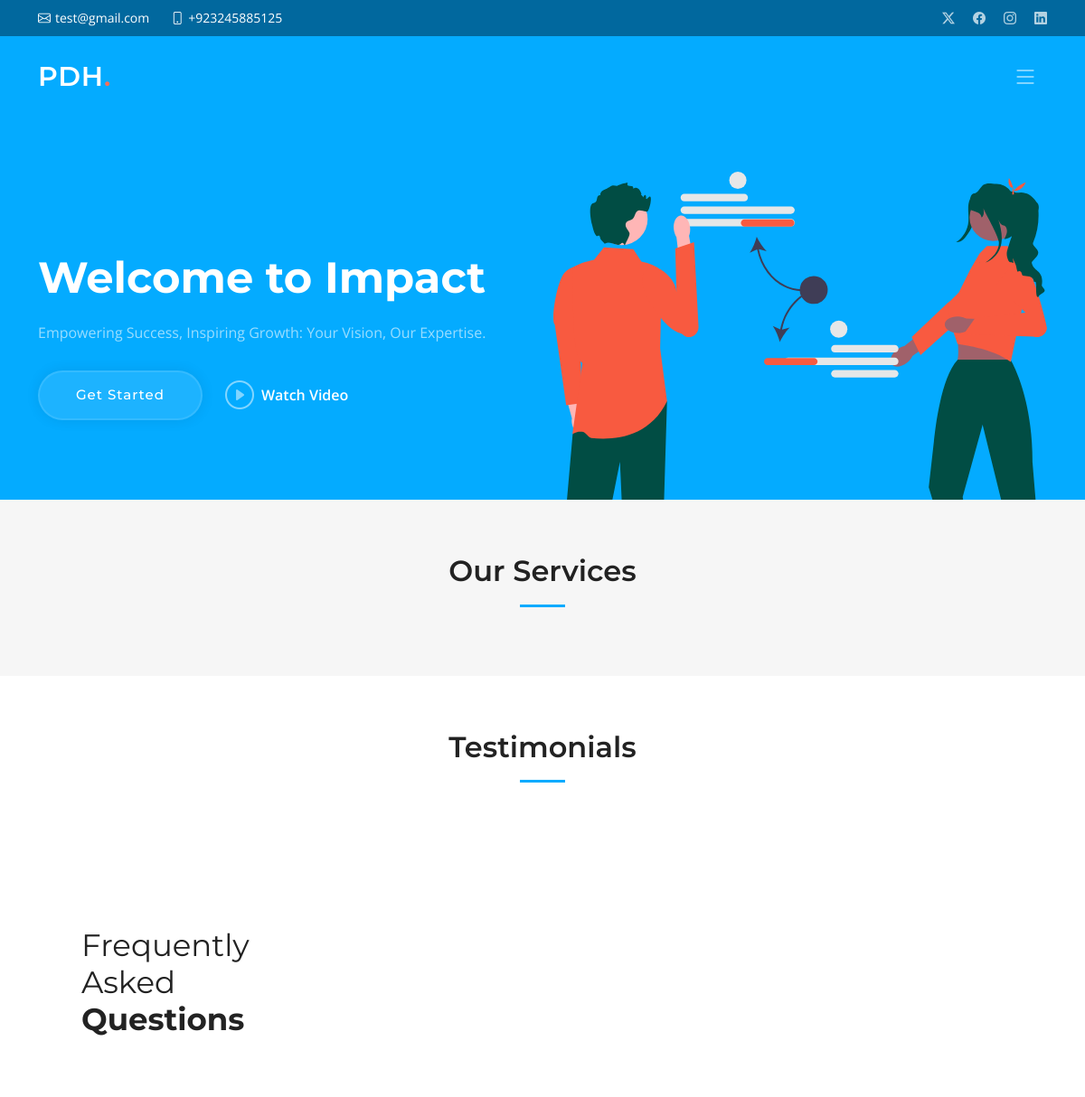
The app's page / (upper part), older data.
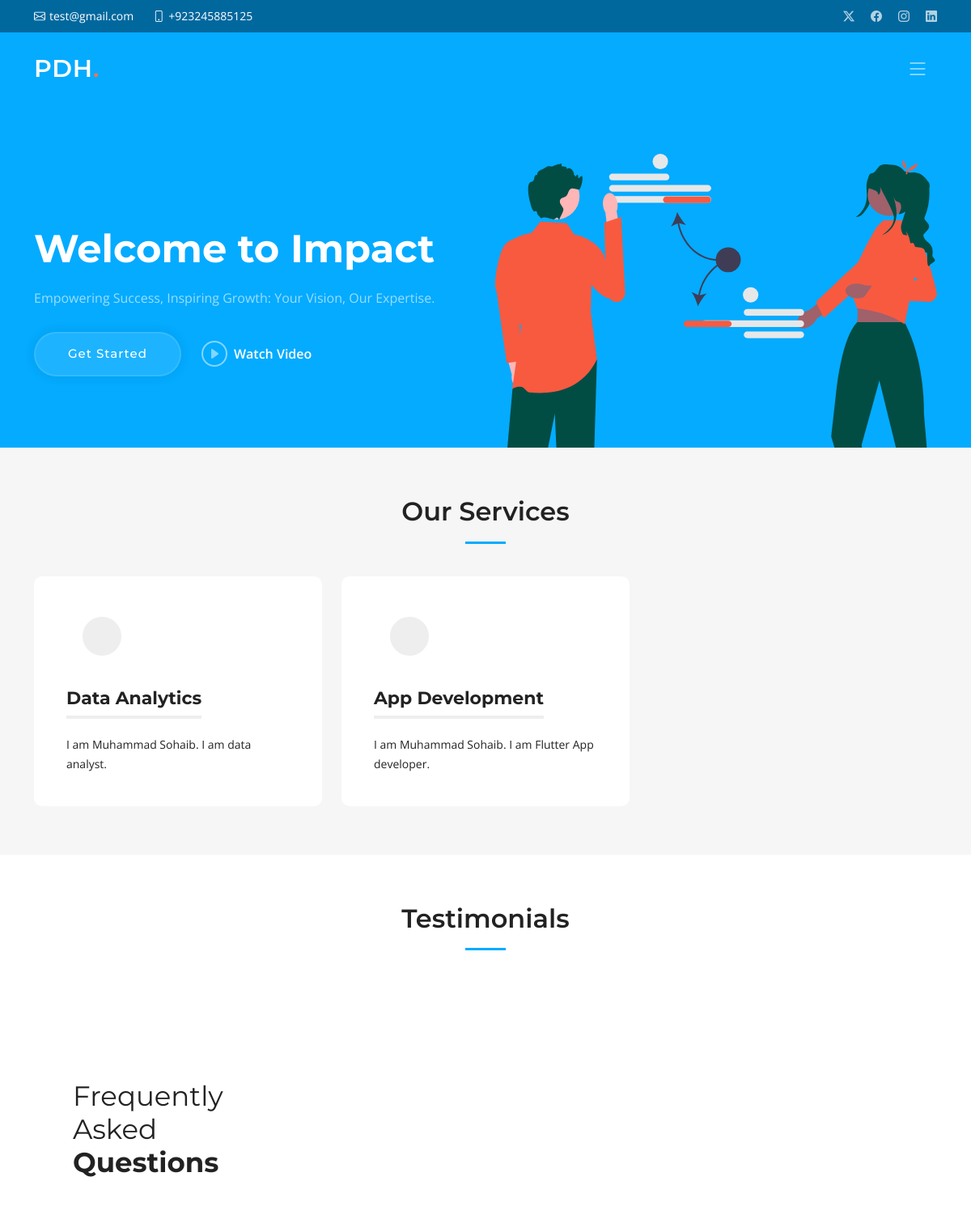
The same page, newer data.
### app/models.py (models this page shows)
class Service(models.Model):
    icon= models.CharField(max_length=50 , blank=True, null=True)
    title = models.CharField(max_length=255 , blank=True, null=True, unique=True)
    description = models.TextField()
    def __str__(self):
        return self.title

### app/views.py (the view)
# urls.py: path('', index),
def index(request):
    general_info = GeneralInfo.objects.first()
    service= Service.objects.all()
    testimonial= Testimonial.objects.all()
    faqs= FrequentlyAskedQuestion.objects.all()
    context={
            "company_name":general_info.company_name,
            "location":general_info.location,
            "email":general_info.email,
            "phone":general_info.phone,
            "open_hours":general_info.open_hours,
            "video_url":general_info.video_url,
            "twitter_url":general_info.twitter,
            "facebook_url":general_info.facebook,
            "instagram_url":general_info.instagram,
            "linkedin_url":general_info.linkedin,
            "services":service,
            "testimonials":testimonial,
            "faqs":faqs
    }
    print(f"context:{context}")
    return render(request, 'index.html', context)

### templates/index.html (shortened to what this page needs)
{% extends "assets/main.html" %}
{% load static %}
      {% block mainContent %}
    <section id="services" class="services sections-bg">
      <div class="container" data-aos="fade-up">
        <div class="section-header">
          <h2>Our Services</h2>
        </div>
        <div class="row gy-4" data-aos="fade-up" data-aos-delay="100">
        {% for service in services %}
          <div class="col-lg-4 col-md-6">
            <div class="service-item  position-relative">
              <div class="icon">
              </div>
              <h3>{{service.title}}</h3>
              <p>{{service.description}}</p>
            </div>
          </div>
          {% endfor %}
        </div>
      </div>
    </section>
    <section id="testimonials" class="testimonials">
      <div class="container" data-aos="fade-up">
        <div class="section-header">
          <h2>Testimonials</h2>
        </div>
      </div>
    </section>
    <section id="faq" class="faq">
      <div class="container" data-aos="fade-up">
        <div class="row gy-4">
          <div class="col-lg-4">
            <div class="content px-xl-5">
              <h3>Frequently Asked <strong>Questions</strong></h3>
            </div>
          </div>
          <div class="col-lg-8">
          </div>
        </div>
      </div>
    </section>
      {% endblock mainContent %}

Row changes from the older to the newer data that the page shows:
added Service: title "Data Analytics", description "I am Muhammad Sohaib. I am data analyst."
added Service: title "App Development", description "I am Muhammad Sohaib. I am Flutter App developer."
